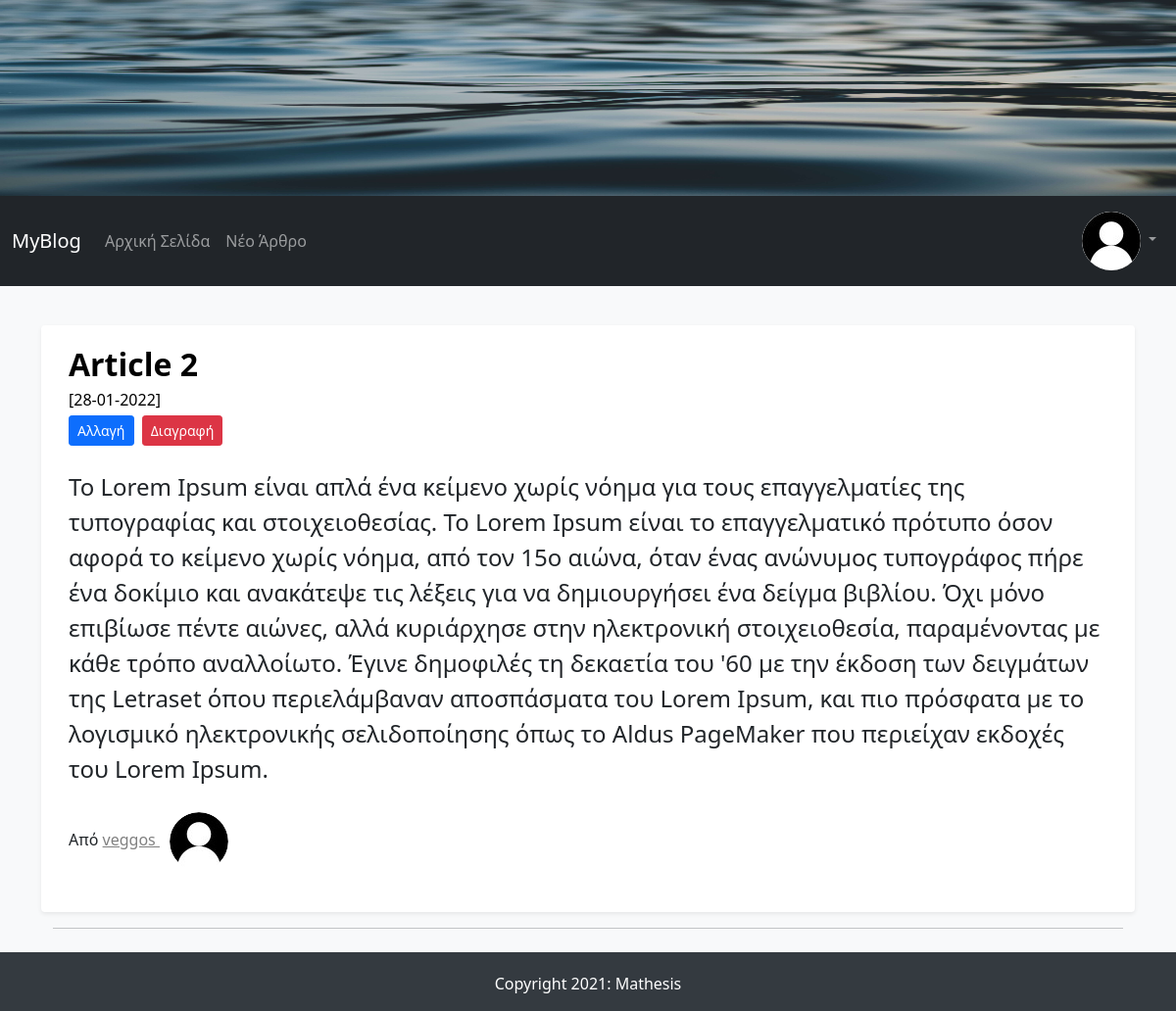
Page /full_article/2 (signed in) on the committed database.
### FlaskBlogApp/models.py (models this page shows, shortened)
class User(db.Model, UserMixin): # UserMixin extends class to flask-login capabilities
    id = db.Column(db.Integer, primary_key=True)
    username = db.Column(db.String(15), unique=True, nullable=False)
    email = db.Column(db.String(150), unique=True, nullable=False)
    password = db.Column(db.String(36), nullable=False)
    profile_image = db.Column(db.String(30), default='default_profile_image.jpg')
    articles = db.relationship('Article', backref='author', lazy=True) # Article - relationship with the model not the table

class Article(db.Model):
    id = db.Column(db.Integer, primary_key=True)
    article_title = db.Column(db.String(50), nullable=False)
    article_body = db.Column(db.Text(), nullable=False)
    article_image = db.Column(db.String(30), default='default_article_image.jpg', nullable=False)
    date_created = db.Column(db.DateTime, default=datetime.utcnow, nullable=False)
    user_id = db.Column(db.Integer, db.ForeignKey('user.id'), nullable=False) # user.id of the table not of the class

### FlaskBlogApp/routes.py (the view)
@app.route("/full_article/<int:article_id>", methods=["GET"])
def full_article(article_id):
    article = Article.query.get_or_404(article_id)
    return render_template("full_article.html", article=article)

### FlaskBlogApp/models.py (called while the page is built)
@login_manager.user_loader
def load_user(user_id):
    return User.query.get(int(user_id))

### FlaskBlogApp/templates/full_article.html (shortened to what this page needs)
{% extends "base.html" %}
{% block content %}
    <main role="main" class="container">
        {% if article %}
            <div class="row my-3 p-3 bg-body rounded shadow-sm">
                <div class="col col-md-12">
                <div class="main-article-title">
                    {{ article.article_title | safe }}
                </div>
                <small class="article_date">[{{ article.date_created.strftime('%d-%m-%Y') }}]</small>
                <div>
                    {% if article.author == current_user %}
                      <a class="btn btn-primary btn-sm mt-1 mb-1" href="{{ url_for('edit_article', article_id=article.id) }}">Αλλαγή</a>
                      <button type="button" class="btn btn-danger btn-sm m-1" data-bs-toggle="modal" data-bs-target="#deleteModal">Διαγραφή</button>
                    {% endif %}
                  </div>
                <p class="main-article-partial-text">
                    {{ article.article_body | safe }}
                </p>
                <p class="">Από
                    <span>
                    <a class="author-name" href="#"> {{ article.author.username }}
                        <img class="rounded-circle profile-image" alt="{{ article.author.username }}" src="{{ url_for('static', filename='images/profiles_images/'+article.author.profile_image) }}" data-holder-rendered="true" data-bs-toggle="tooltip" data-bs-placement="top" title="{{ article.author.username }}">
                    </a>
                    </span>
                </p>
                </div>
            </div>
            <hr>
        {% endif %}
    </main>
{% endblock content %}

### FlaskBlogApp/templates/navbar.html (shortened to what this page needs)
<nav class="navbar navbar-expand-lg navbar-dark bg-dark">
    <div class="container-fluid">
      <a class="navbar-brand" href="/">MyBlog</a>
      <div class="collapse navbar-collapse" id="navbarNav">
        <ul class="navbar-nav me-auto mb-2 mb-lg-0">
          <li class="nav-item">
            <a class="nav-link" aria-current="page" href="/">Αρχική Σελίδα</a>
          </li>
          <li class="nav-item">
            <a class="nav-link" href="/new_article/">Νέο Άρθρο</a>
          </li>
        </ul>
        <ul class="nav navbar-nav navbar-right">
          {% if current_user.is_authenticated %}
            <li class="nav-item dropdown">
              <a class="nav-link dropdown-toggle" href="#" id="navbarDropdown" role="button" data-bs-toggle="dropdown" aria-expanded="false">
                <img  class="rounded-circle navbar-profile_image" src="{{ url_for('static', filename='images/profiles_images/'+current_user.profile_image) }}" alt="{{ current_user.username }}"
                data-holder-rendered="true" data-bs-toggle="tooltip" data-bs-placement="top"
                title="{{ current_user.username }}">
              </a>
            </li>
          {% endif %}
        </ul>
      </div>
    </div>
  </nav>

### FlaskBlogApp/static/css/styles.css (style rules this page uses)
body { background-color: #f8f9fa; }
.container { margin-top: 20px; }
.main-article-title { font-size: 2em; font-weight: bold; text-decoration: none; color: black; }
.article_date,.article_date:hover { font-size: 1em; color: black; }
.main-article-partial-text,.main-article-full-text { font-size: 1.5em; margin-top: 20px; }
.author-name:link { color: gray; }
.main-article-category:hover,.main-article-title:hover,.author-name { text-decoration: underline; color: black; }
.row { margin-top: 20px; }
.profile-image { width: 60px; height: 60px; margin: 10px; }

### rows in the picture
User: profile_image (placeholder picture), author.username "veggos"
Article: article_title "Article 2", date_created "28-01-2022", article_body "Το Lorem Ipsum είναι απλά ένα κείμενο χωρίς νόημα για τους επαγγελματίες της τυπογραφίας και στοιχειοθεσίας. Το Lorem Ipsum είναι το επαγγελματικό πρότυπο όσον αφορά το κείμενο χωρίς νόημα, από τον 15ο αιώνα, όταν ένας ανώνυμος τυπογράφος πήρε ένα δοκίμιο και ανακάτεψε τις λέξεις για να δημιουργήσει ένα δείγμα βιβλίου. Όχι μόνο επιβίωσε πέντε αιώνες, αλλά κυριάρχησε στην ηλεκτρονική στοιχειοθεσία, παραμένοντας με κάθε τρόπο αναλλοίωτο. Έγινε δημοφιλές τη δεκαετία του '60 με την έκδοση των δειγμάτων της Letraset όπου περιελάμβαναν αποσπάσματα του Lorem Ipsum, και πιο πρόσφατα με το λογισμικό ηλεκτρονικής σελιδοποίησης όπως το Aldus PageMaker που περιείχαν εκδοχές του Lorem Ipsum."
